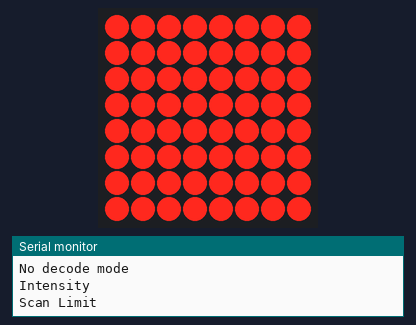
Simulated run of this sketch. Board: Arduino Uno, built with avr-gcc and run on an emulated ATmega328P. Shown: 8×8 LED matrix, the last lines printed to the serial monitor. Wiring (inferred from the names in the program): MAX7219 LED driver (orientation assumed): CS pin 10.

Above: at 0.1 s.
At 0.7 s:
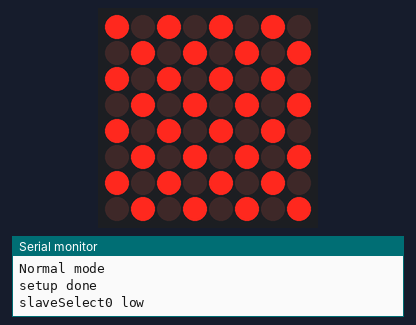
At 1.7 s:
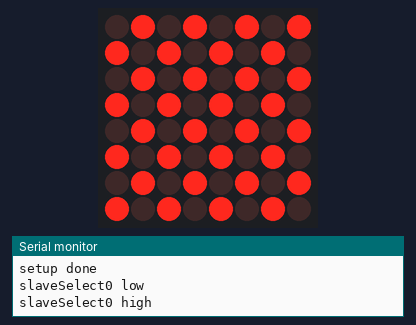

Measured:
- what the display in image 1 shows lasts 1.0 s, from 0.7 s to 1.7 s

The sketch:

3.ino
```cpp
/* program to put message on a MAX7219s.
Set up in No Decode mode.
*/
// ************************************ //
//a_presetup
#include <SPI.h>

// define pins usage
// D11-12-13 SPI interface

byte ss0 = 10;
byte x;
// define variables
// bytes to send to MAX7219s, with some initial data
byte displayArray[] = {
  0xaa,0x55,0xaa,0x55,0xaa,0x55,0xaa,0x55,0x55,0xaa,0x55,0xaa,0x55,0xaa,0x55,0xaa}; //16 bytes

// define 7219 register addresses for setup
byte decode_mode = 0x09; // 0x00 = No decode for digits 7-0
byte intensity_level = 0x0A; // 0x08 = mid level. Range is 0x00 to 0x0F
byte scan_limit = 0x0B; // 0x07 for all columns
byte shutdown_normal = 0x0C; // 0x00 - shutdown, 0x01 = normal
byte display_test = 0x0F; // 0x00 = normal, 0x01 = display test mode all on full

// ************************************ //

// b_setup
void setup(){

  pinMode (ss0, OUTPUT);
  digitalWrite (ss0, HIGH);

  Serial.begin(115200);

  // turn on SPI port
  SPI.begin();

  /*  set up MAX7219 registers  */

  // decode to No decode mode
  digitalWrite (ss0, LOW);
  SPI.transfer (decode_mode);
  SPI.transfer (0x00);
  digitalWrite (ss0, HIGH);

  Serial.println("No decode mode");

  // intensity to mid level
  digitalWrite (ss0, LOW);
  SPI.transfer (intensity_level);
  SPI.transfer (0x0f);
  digitalWrite (ss0, HIGH);

  Serial.println("Intensity");

  // scan limit to all 7 columns
  digitalWrite (ss0, LOW);
  SPI.transfer (scan_limit);
  SPI.transfer (0x07);
  digitalWrite (ss0, HIGH);

  Serial.println("Scan Limit");


  // dispay test On
  digitalWrite (ss0, LOW);
  SPI.transfer (display_test);
  SPI.transfer (0x01);
  digitalWrite (ss0, HIGH);
  delay(200);

  Serial.println("Display test on");

  // dispay test to normal
  digitalWrite (ss0, LOW);
  SPI.transfer (display_test);
  SPI.transfer (0x00);
  digitalWrite (ss0, HIGH);
  delay(200);

  Serial.println("Display test off");

  // shutdown to Normal mode
  digitalWrite (ss0, LOW);
  SPI.transfer (shutdown_normal);
  SPI.transfer (0x01);
  digitalWrite (ss0, HIGH);

  Serial.println("Normal mode");

  delay(250);

  Serial.println("setup done");

}
// ************************************ //

// c_loop
void loop(){

  // ************************************ //
  Serial.println("slaveSelect0 low "); // put data in registers 1 to 9. 16  bit transfer - address/data
  for (x = 1; x<9; x=x+1){
    digitalWrite (ss0, LOW);
    SPI.transfer (x);
    SPI.transfer(displayArray[x-1]);// array 0 to 7
    digitalWrite (ss0, HIGH);
  }

  delay(1000);

  Serial.println("slaveSelect0 high");

  for (x = 1; x<9; x=x+1){
    digitalWrite (ss0, LOW);
    SPI.transfer (x);
    SPI.transfer(displayArray[x+7]); // array 8 t0 15
    digitalWrite (ss0, HIGH);
  }

  delay(1000);

} // end loop
```
